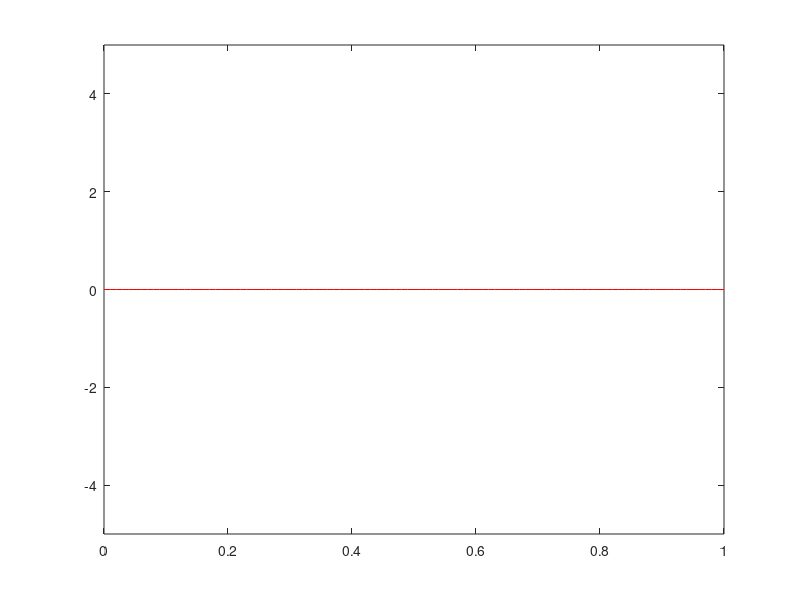

The MATLAB script that drew this image:
%get input
codeword = input('Enter the codeword >>' , 's')

%mapping

for ii=1:length(codeword)
    if codeword(ii) == '+';
        n(ii)=2.5;
    else if codeword(ii)== '-';
        n(ii)=-2.5;
    else
        n(ii)=0;
    end
    end
end   

%pulses

i=1;
t=0:0.01:length(codeword);

for j=1:length(t)
    if t(j)<=i;
        y(j)=n(i);
    else
        y(j)=n(i)
        i=i+1;
    end
end

plot(t,y,'r-');
axis([0 length(codeword) -5 5]);
